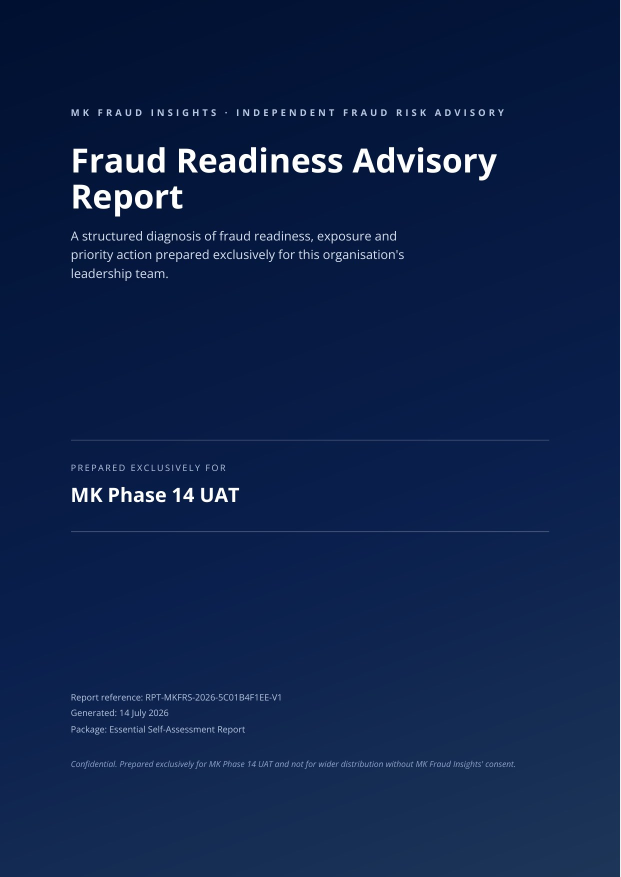
#> input picture tmp/phase14-uat-pdf-review/pages/page-01.jpg, 1242 x 1754 px (shown at 1/2 size)
$ python -i checkpoint-f-pdf-audit.py   (imports and definitions only)
#> lines starting #> are read from the running program, lines starting #| are printed output that depends on the picture; after the words box and inside, x2 and y2 are one past the last pixel; in counts of white or black regions, pixels touching at a corner belong together
#!/usr/bin/env python3
"""Credential-free rendered-PDF audit and review-artifact builder for V7 Checkpoint F."""

from __future__ import annotations

import hashlib
import json
import os
import re
import subprocess
import sys
import tempfile
from pathlib import Path

from PIL import Image, ImageChops, ImageDraw
from pypdf import PdfReader


# [18 lines left out: function resolve_head_sha, not called in this run]


# Checkpoint F controller review blocker 4: executive-core section headings, in rendered order.
# Kept in sync with REPORT_TOC_ENTRIES in src/lib/reports/templates/report-template.ts -- every
# core (non-appendix) key there must appear here, plus "Contents" and the appendix divider/A1-A7
# headings that TOC entry list also tracks.
# CONTROL F-L2 -- required content of the bounded Essential advisory PDF.
#
# The legacy A1-A7 list required the PDF itself to carry the complete analytical universe
# (60 findings / 56 risks / 60 controls / 243 evidence items / 60 roadmap actions / 130 agenda
# items on the worst-case fixture). Under the accepted bounded architecture that responsibility
# belongs to L3: the PDF carries prioritised advisory content, and the supporting register carries
# the complete registers. Completeness is therefore proven by the workbook contract
# (CONTROL F-L3, see the supporting-register certification), not by this document.
#
# Definitions/score basis are NOT L3-only -- the old A7 content survives in bounded form as E2 and
# stays required here.
REQUIRED_SECTIONS = [
    "Contents",
    "Executive summary",
    "What the result means",
    "Domain overview",
    "Priority findings, contradictions and scenarios",
    "Priority risks",
    "Leadership decisions and roadmap",
    "Proof requirements",
    "Methodology, limitations and next steps",
    "Appendix: supporting material",
    "E1. Supporting control actions",
    "E2. Definitions and score basis",
    "Complete supporting detail",
]

# CONTROL F-NO-LEGACY -- the bounded Essential PDF must never reacquire the full L1 registers.
# Scoped to the Essential product contract only; a future report type that legitimately ships full
# registers must be certified by its own required-section list rather than by relaxing this one.
PROHIBITED_ESSENTIAL_SECTIONS = [
    "Complete material findings register",
    "Complete risk register",
    "Complete control improvement register",
    "Complete evidence checklist",
    "A5. Functional agenda",
    "A6. Methodology question-code mapping",
]

FORBIDDEN = {
    "PDF_FORBIDDEN_CORE_CONTROL_COPY": re.compile(r"\bA core control area\b", re.I),
    "PDF_FORBIDDEN_CREDIBLE_POSITION": re.compile(r"\bThis is a credible position\b", re.I),
    "PDF_FORBIDDEN_DEFENSIBLE_POSITION": re.compile(r"\ba defensible position\b", re.I),
    "PDF_FORBIDDEN_GENUINE_READINESS": re.compile(r"\bgenuine readiness\b", re.I),
    "PDF_FORBIDDEN_INTERNAL_IDENTIFIER": re.compile(
        r"\b(?:QG_[A-Z0-9_]+|(?:MF|RISK|SC|CI|DEC|RA)-[A-Z0-9]*\d[A-Z0-9]*|[0-9a-f]{8}-[0-9a-f-]{27,})\b",
        re.I,
    ),
    "PDF_FORBIDDEN_EMAIL": re.compile(r"\b[A-Z0-9._%+-]+@[A-Z0-9.-]+\.[A-Z]{2,}\b", re.I),
    "PDF_FORBIDDEN_SECRET": re.compile(
        r"\b(?:sk-[A-Za-z0-9_-]{12,}|service_role|SUPABASE_SERVICE_ROLE_KEY|OPENAI_API_KEY)\b", re.I
    ),
    "PDF_FORBIDDEN_URL": re.compile(r"https?://|www\.", re.I),
    "PDF_FORBIDDEN_MARKDOWN": re.compile(r"(?:^|\n)\s{0,3}(?:#{1,6}\s|```|\*\s)", re.M),
    "PDF_FORBIDDEN_AI_PROVENANCE": re.compile(
        r"\b(?:AI provider|generation mode|prompt version|schema version|model identifier)\b", re.I
    ),
}

# Checkpoint F controller review corrections -- additional stable-code gates.
EXPOSURE_BANDS = ["Low", "Moderate", "High", "Severe"]

# Blocker 4: page-count budget by fixture (executive core, or core+appendix combined for now --
# see the "outstanding" note in inspection/commercial-review.md if compression work is incomplete).
PAGE_BUDGET = {"materially-weak": 42, "moderate": 28, "clean": 22}
WORD_BUDGET = {"materially-weak": 15000, "moderate": 8500, "clean": 7500}

# Blocker 3: no checkpoint/fixture/test/pipeline/provider jargon in customer-facing prose.
# Deliberately does NOT ban the bare phrase "evidence pack" -- question-playbooks.ts legitimately
# uses it to mean a physical/document compliance folder (e.g. a supplier's pre-activation evidence
# pack), which is ordinary business English, not internal AI-pipeline jargon.
META_TEST_COPY = re.compile(
    r"\bcheckpoint [a-z]\b|\bdeterministic (?:advisory )?model\b|\bdeterministic evidence pack\b|"
    r"\bprompt version\b|\bschema version\b|\bvalidator\b|\beditorial plan\b|\bfixture\b|"
    r"\btest candidate\b|\bQA artefact\b|\bpipeline\b",
    re.I,
)

# Blocker 6: internal question codes (e.g. D1-Q04) must not appear in the core customer-facing report.
METHOD_CODE = re.compile(r"\bD\d{1,2}-Q\d{2}\b")
METHOD_CODE_LIMIT = 0

# Third controller review round: internal development/release-governance language (controller
# approval status, PR/checkpoint/merge/deployment references) must never appear in a customer's
# purchased PDF -- that copy belongs only in non-customer records (the PR description, this script's
# own inspection/commercial-review.md, CI logs). Every pattern here is a specific, multi-word phrase
# (or, for "PR #"/"checkpoint <letter>", an unambiguous internal-reference shape) precisely so
# ordinary fraud-control language is never falsely flagged -- e.g. a bare "controller" (a legitimate
# job title, "domain controller", etc.) never matches on its own; only the exact internal-status
# phrasing does.
INTERNAL_RELEASE_WORKFLOW_COPY = re.compile(
    r"\bcontroller review remains required\b|"
    r"\bawaiting controller review\b|"
    r"\bcommercial release candidate\b|"
    r"\brelease approval is not implied\b|"
    r"\bdraft and unmerged\b|"
    r"\bpull request\b|"
    r"\bPR\s*#\d*\b|"
    r"\bcheckpoint [a-z]\b|"
    r"\bproduction deployment\b|"
    r"\bmerge approval\b|"
    r"\bnot yet approved for (?:merge|commercial release)\b",
    re.I,
)

# Fourth controller review round: the customer-facing "Recommended next step" callout (the
# replacement for the internal release-workflow copy above) must never leak the raw, internal
# artefact/proof-sentence concatenation it is built from -- see buildEvidenceRecommendation() in
# report-template.ts. This is deliberately anchored on the literal "--" concatenation marker, not a
# bare, unconditional match on "Whether The organisation" / "Whether Management" / "operates to the
# exact expected control standard" -- those three sub-phrases are also the tail of the raw
# provesWhat sentence rendered legitimately, and outside this round's scope, in the pre-existing
# Proof requirements table and the A4 appendix's "What it proves" column (a checklist's
# proof-statement column reads fine as "Whether X operates..."; it is only the callout's narrative
# prose that reads as a database-field join once an artefact title is glued onto it with "--"). The
# anchor makes this correctly fire on the exact malformed shape from the controller's report
# (artefact "--" Whether ... operates to the exact expected control standard) while leaving that
# unrelated, un-flagged table content untouched, matching "when used in the malformed concatenated
# form" in the correction brief precisely instead of over-broadly.
CUSTOMER_COPY_GRAMMAR_DEFECT = re.compile(
    r"--\s*Whether\b.{0,500}?\boperates? to the exact expected control standard\b",
    re.I | re.S,
)

# Blocker 1 (rendered-PDF proof): literal absolute-assertion fragments that can only appear if the
# raw (non-resilience) pathway text leaked into a clean-assurance candidate -- mirrors
# ASSURANCE_BODY_ASSERTION_PATTERNS in src/lib/reports/evidence-model/index.ts.
ASSURANCE_SEMANTIC_FAILURE = re.compile(
    r"are not clearly separated|are not documented and rehearsed|is not completely restricted, logged|"
    r"\bhave failed\b|\bhas failed\b|is delayed or uncoordinated|remain unresolved or accepted|"
    r"remain ownerless|cannot be relied upon|may be unable to demonstrate|provide false comfort",
    re.I,
)

# Blocker 5: near-empty/tail-page detection. Cover (1) and the governance/version page (2) are
# allowed exceptions; a final page is no longer exempted merely for being last (see the per-page
# loop below) -- only an intentional page identified by its own content signature is exempt.
NEAR_EMPTY_EXEMPT_PAGES = {1, 2}
NEAR_EMPTY_CHAR_THRESHOLD = 600
# Final controller review round: raw dark-pixel *density* (the previous 0.02 ink-ratio threshold)
# is a poor proxy for how much of the page is actually used -- a short paragraph or a small partial
# chart has similar pixel-level darkness to a denser page, since both are mostly whitespace between
# strokes, so a real continuation page (a chart fragment clinging to the top of an otherwise blank
# page) could clear a 2% density bar while leaving most of the page unused. Occupied *area* --
# specifically, how far down the body region the content's bounding box actually extends -- is what
# distinguishes that case. 0.34 means content must span at least roughly a third of the body height;
# below that, more than roughly two-thirds of the body area is unused.
NEAR_EMPTY_OCCUPIED_RATIO_THRESHOLD = 0.34
# Second controller review round: gating the occupied-area check behind `body_chars < 600` let a
# page with two large table rows (well over 600 characters of cell text, but occupying only ~20% of
# the body height, e.g. a 2-row continuation of an otherwise-finished register) pass unexamined --
# the exact "page 24 / page 26" defect class. Occupied area must therefore also be checked as an
# independent, text-count-agnostic signal: any non-exempt page whose content spans less than ~26%
# of the body height fails regardless of how much text is packed into that small area. 0.26 is
# deliberately looser than the 0.34 paired threshold above (which only fires alongside genuinely
# low text) so a legitimate full-height table with few but large cells -- content reaching close to
# the bottom of the page even if it isn't textually dense -- still passes on area alone.
NEAR_EMPTY_OCCUPIED_RATIO_ABSOLUTE_FLOOR = 0.26


def body_region_occupied_ratio(image_path: Path) -> float:
    """Fraction of the page body's vertical extent (excluding a thin header/footer band) actually
    spanned by non-white content, measured from the topmost to the bottommost non-white row of the
    body region. Unlike raw dark-pixel density, this catches a page whose only content is a small
    chart fragment or a couple of trailing rows clinging to the top of the page while the remaining
    two-thirds-plus of the body is blank."""
    with Image.open(image_path).convert("L") as image:
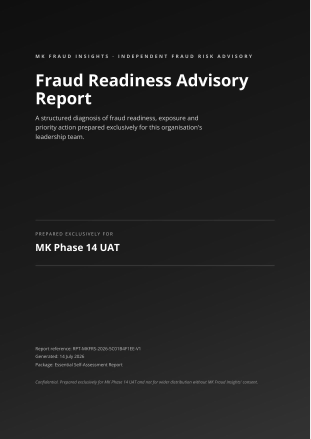
#> image: PIL image 1242x1754 L (shown at 1/4 size); min 6, max 255, mean 33.5
        width, height = image.size
        top = int(height * 0.05)
        bottom = int(height * 0.95)
        region = image.crop((0, top, width, bottom))
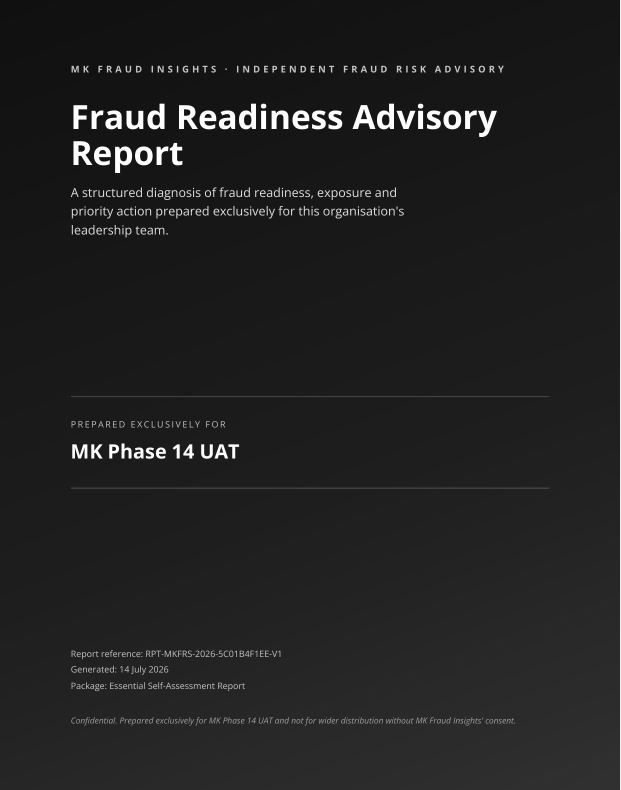
#> region: PIL image 1242x1579 L (shown at 1/2 size); min 6, max 255, mean 33.7
        mask = region.point(lambda p: 255 if p < 235 else 0)
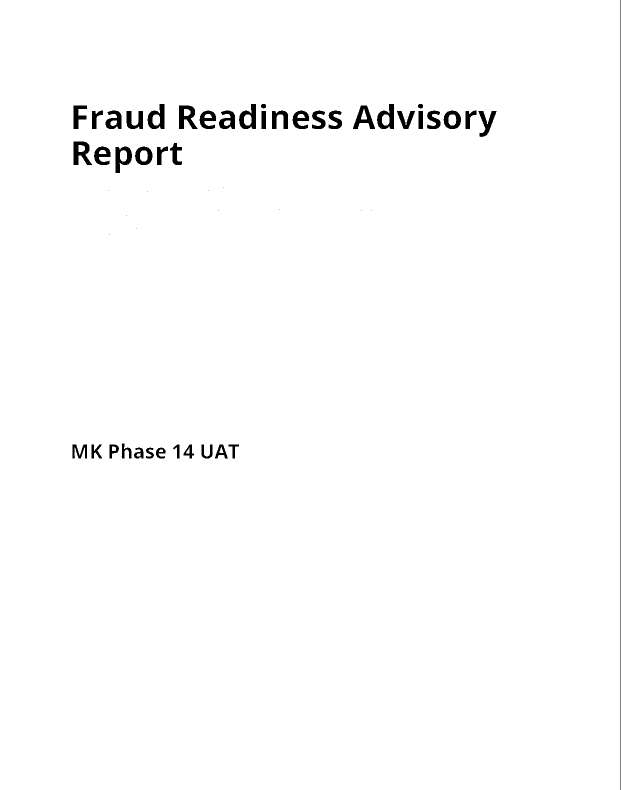
#> mask: PIL image 1242x1579 L (shown at 1/2 size); 98.7% white; 54 black regions (11 under 20 px), largest, box (x1, y1, x2, y2) and area: (1241, 0, 1242, 1579) 1579, (358, 211, 395, 258) 1035, (147, 283, 184, 330) 1034
        bbox = mask.getbbox()
#> bbox = (0, 0, 1241, 1579)
        if bbox is None:
            return 0.0
        _, content_top, _, content_bottom = bbox
#> content_top = 0; content_bottom = 1579
        return (content_bottom - content_top) / region.height if region.height else 0.0


# [236 lines left out: functions is_appendix_divider_page, page_is_near_empty, self_test_near_empty_rule, self_test_internal_release_workflow_copy, self_test_customer_copy_grammar_defect, sha256 and 1 more, not called in this run]


def normalise_page(text: str) -> str:
    text = re.sub(r"MK Essential Report\s*·\s*Confidential\s*\d+\s*/\s*\d+", "", text, flags=re.I)
    return re.sub(r"\s+", " ", text).strip().lower()


def _normalise_section_heading(value: str) -> str:
    return re.sub(r"\s+", " ", value).strip().strip(".").casefold()


# [662 lines left out: functions page_has_section_heading, self_test_section_heading_rule, create_contact_sheets, render_commercial_review, verify_review_metadata, write_ai_vs_fallback_review and 3 more, not called in this run]


# [2 lines not run here, left out]

>>> result = body_region_occupied_ratio('../tmp/phase14-uat-pdf-review/pages/page-01.jpg')
#> result = 1

$ run again, on tmp/phase14-uat-pdf-review/pages/page-05.jpg
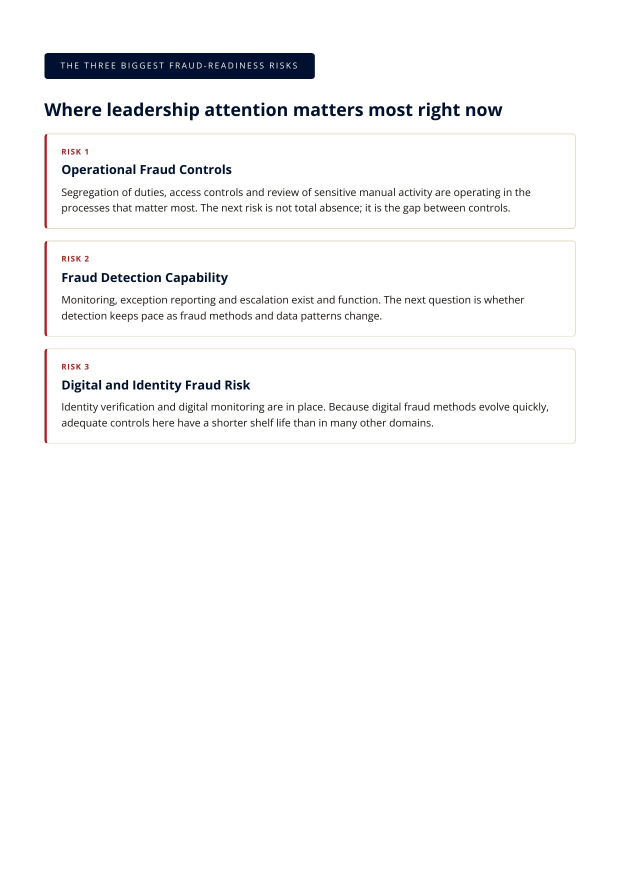
#> input picture tmp/phase14-uat-pdf-review/pages/page-05.jpg, 1242 x 1754 px (shown at 1/2 size)
#> in body_region_occupied_ratio, `region = image.crop((0, top, width, bottom))`:
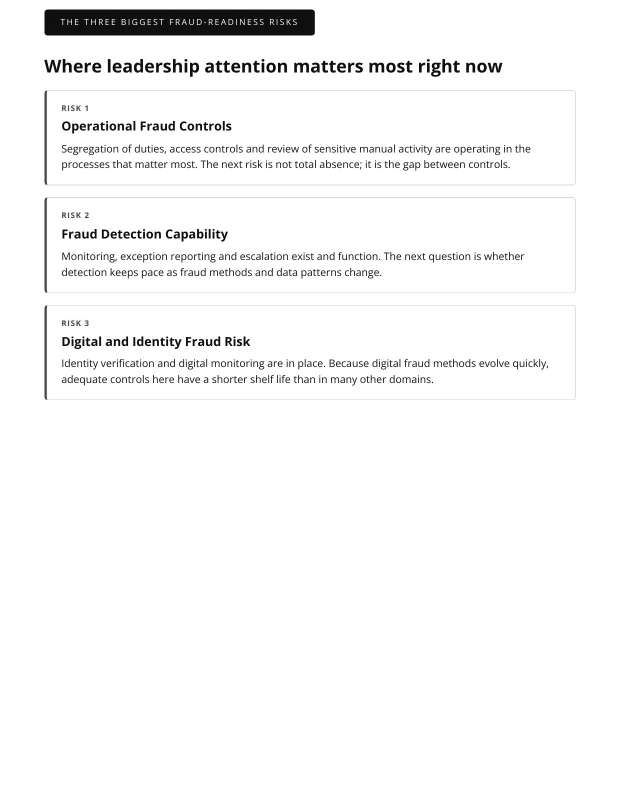
#> region: PIL image 1242x1579 L (shown at 1/2 size); min 2, max 255, mean 246.7
#> in body_region_occupied_ratio, `mask = region.point(lambda p: 255 if p < 235 else 0)`:
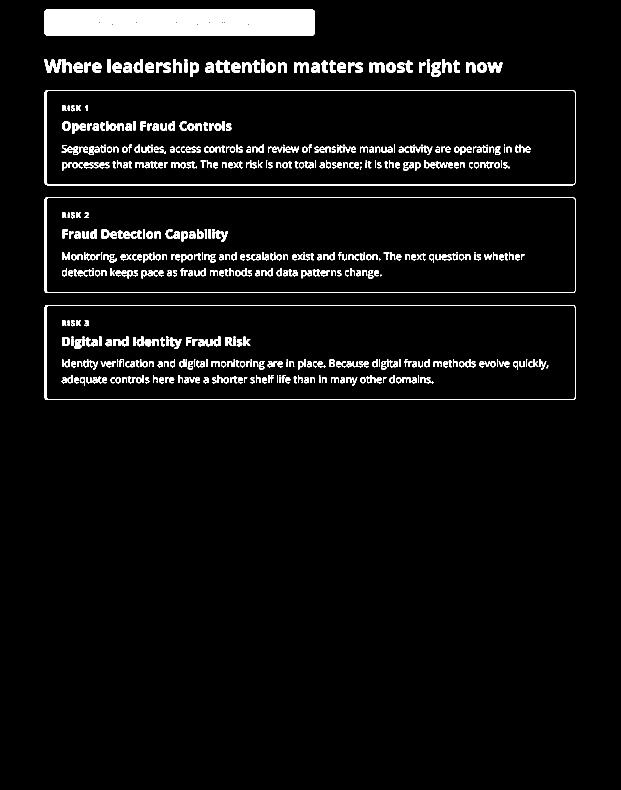
#> mask: PIL image 1242x1579 L (shown at 1/2 size); 4.7% white; 627 white regions (55 under 20 px), largest, box (x1, y1, x2, y2) and area: (89, 19, 630, 71) 27692, (89, 180, 1152, 371) 5527, (89, 394, 1152, 586) 4489
#> bbox = (88, 19, 1152, 800)
#> content_top = 19; content_bottom = 800
#> result = 0.495

$ run again, on tmp/phase14-uat-pdf-review/pages/page-06.jpg
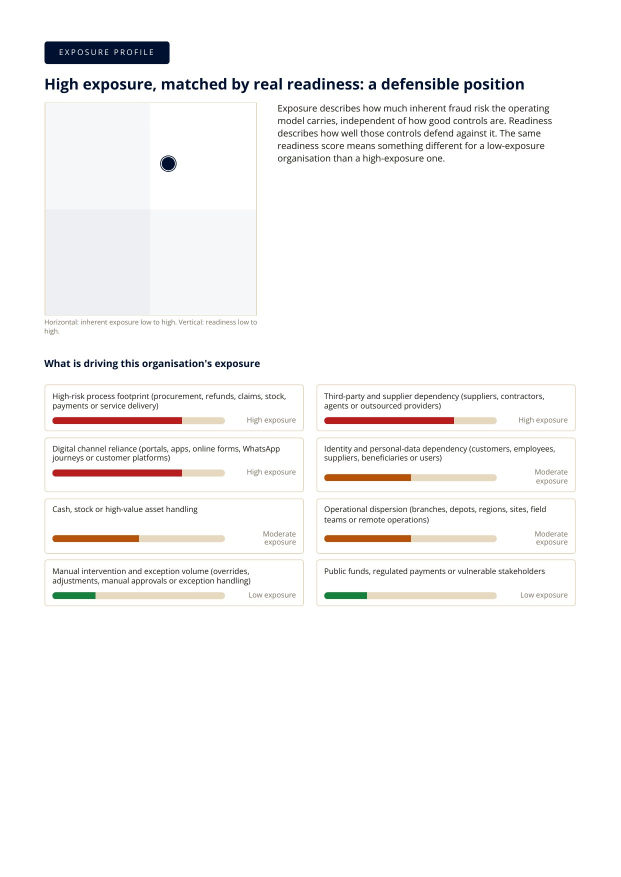
#> input picture tmp/phase14-uat-pdf-review/pages/page-06.jpg, 1242 x 1754 px (shown at 1/2 size)
#> in body_region_occupied_ratio, `region = image.crop((0, top, width, bottom))`:
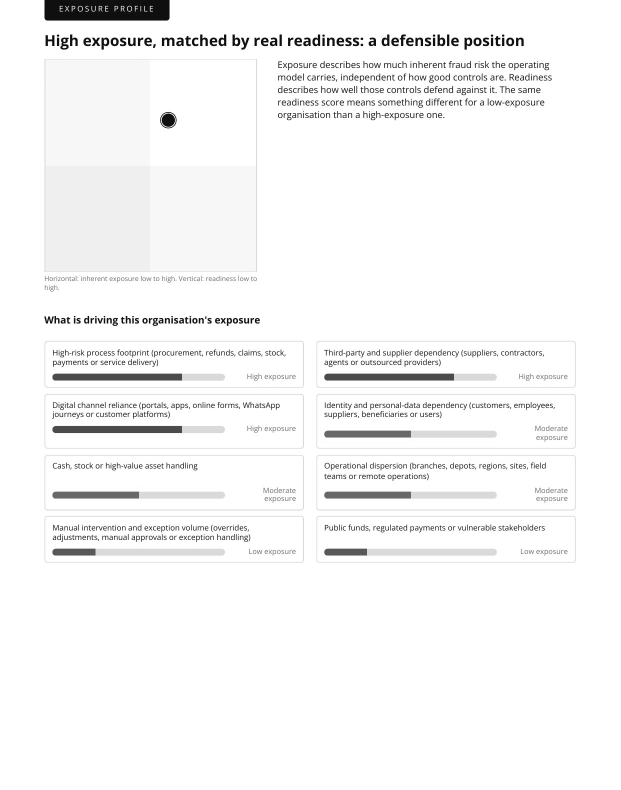
#> region: PIL image 1242x1579 L (shown at 1/2 size); min 2, max 255, mean 246.1
#> in body_region_occupied_ratio, `mask = region.point(lambda p: 255 if p < 235 else 0)`:
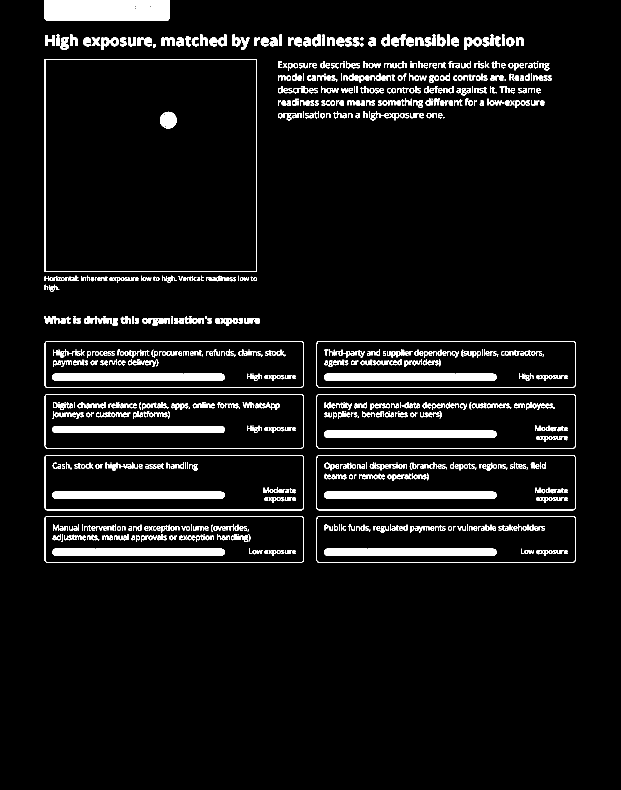
#> mask: PIL image 1242x1579 L (shown at 1/2 size); 6.2% white; 1122 white regions (125 under 20 px), largest, box (x1, y1, x2, y2) and area: (89, 0, 340, 42) 10325, (648, 861, 993, 876) 4798, (648, 1097, 994, 1112) 4797
#> bbox = (88, 0, 1152, 1125)
#> content_top = 0; content_bottom = 1125
#> result = 0.712
